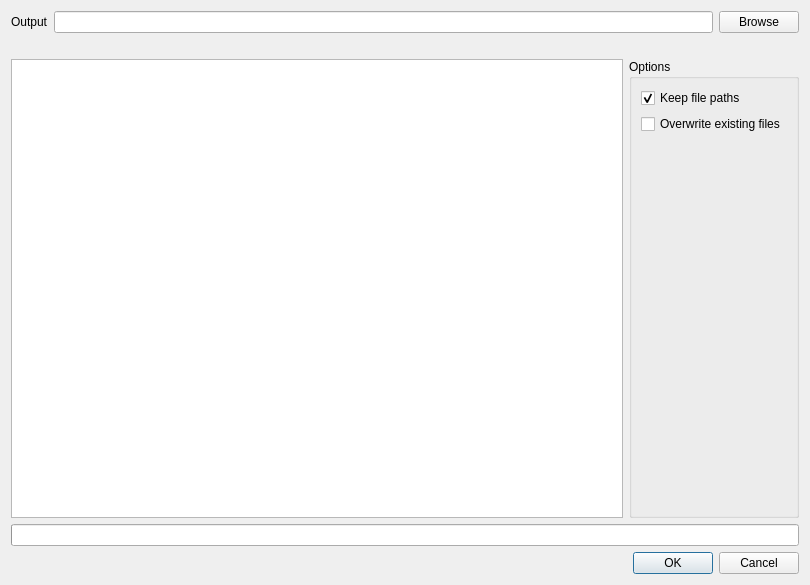
<?xml version="1.0" encoding="UTF-8"?>
<ui version="4.0">
 <class>FileExtractDialog</class>
 <widget class="QDialog" name="FileExtractDialog">
  <property name="windowModality">
   <enum>Qt::ApplicationModal</enum>
  </property>
  <property name="geometry">
   <rect>
    <x>0</x>
    <y>0</y>
    <width>810</width>
    <height>585</height>
   </rect>
  </property>
  <property name="windowTitle">
   <string>Dialog</string>
  </property>
  <property name="modal">
   <bool>true</bool>
  </property>
  <layout class="QVBoxLayout" name="verticalLayout">
   <item>
    <layout class="QHBoxLayout" name="horizontalLayout">
     <item>
      <widget class="QLabel" name="labelOutput">
       <property name="text">
        <string>Output</string>
       </property>
      </widget>
     </item>
     <item>
      <widget class="QLineEdit" name="destinationFolderPath">
       <property name="readOnly">
        <bool>true</bool>
       </property>
      </widget>
     </item>
     <item>
      <widget class="QPushButton" name="browseButton">
       <property name="text">
        <string>Browse</string>
       </property>
      </widget>
     </item>
    </layout>
   </item>
   <item>
    <widget class="QLabel" name="labelTask">
     <property name="frameShape">
      <enum>QFrame::NoFrame</enum>
     </property>
     <property name="text">
      <string/>
     </property>
    </widget>
   </item>
   <item>
    <layout class="QHBoxLayout" name="horizontalLayout_2">
     <item>
      <widget class="QTableView" name="tableFileQueue">
       <property name="editTriggers">
        <set>QAbstractItemView::NoEditTriggers</set>
       </property>
       <property name="gridStyle">
        <enum>Qt::NoPen</enum>
       </property>
       <attribute name="horizontalHeaderVisible">
        <bool>true</bool>
       </attribute>
       <attribute name="verticalHeaderVisible">
        <bool>false</bool>
       </attribute>
       <attribute name="verticalHeaderMinimumSectionSize">
        <number>22</number>
       </attribute>
       <attribute name="verticalHeaderDefaultSectionSize">
        <number>22</number>
       </attribute>
      </widget>
     </item>
     <item>
      <widget class="QGroupBox" name="groupBox">
       <property name="minimumSize">
        <size>
         <width>170</width>
         <height>0</height>
        </size>
       </property>
       <property name="title">
        <string>Options</string>
       </property>
       <layout class="QVBoxLayout" name="verticalLayout_2">
        <item>
         <widget class="QCheckBox" name="checkBoxFilepaths">
          <property name="text">
           <string>Keep file paths</string>
          </property>
          <property name="checked">
           <bool>true</bool>
          </property>
         </widget>
        </item>
        <item>
         <widget class="QCheckBox" name="checkBoxOverwrite">
          <property name="text">
           <string>Overwrite existing files</string>
          </property>
         </widget>
        </item>
        <item>
         <spacer name="verticalSpacer">
          <property name="orientation">
           <enum>Qt::Vertical</enum>
          </property>
          <property name="sizeHint" stdset="0">
           <size>
            <width>20</width>
            <height>40</height>
           </size>
          </property>
         </spacer>
        </item>
       </layout>
      </widget>
     </item>
    </layout>
   </item>
   <item>
    <widget class="QProgressBar" name="progressBar">
     <property name="value">
      <number>0</number>
     </property>
     <property name="textVisible">
      <bool>false</bool>
     </property>
    </widget>
   </item>
   <item>
    <layout class="QHBoxLayout" name="horizontalLayout_3">
     <item>
      <widget class="QLabel" name="labelProgress">
       <property name="text">
        <string/>
       </property>
      </widget>
     </item>
     <item>
      <widget class="QDialogButtonBox" name="buttonBox">
       <property name="orientation">
        <enum>Qt::Horizontal</enum>
       </property>
       <property name="standardButtons">
        <set>QDialogButtonBox::Cancel|QDialogButtonBox::Ok</set>
       </property>
       <property name="centerButtons">
        <bool>false</bool>
       </property>
      </widget>
     </item>
    </layout>
   </item>
  </layout>
 </widget>
 <resources/>
 <connections>
  <connection>
   <sender>buttonBox</sender>
   <signal>accepted()</signal>
   <receiver>FileExtractDialog</receiver>
   <slot>accept()</slot>
   <hints>
    <hint type="sourcelabel">
     <x>248</x>
     <y>254</y>
    </hint>
    <hint type="destinationlabel">
     <x>157</x>
     <y>274</y>
    </hint>
   </hints>
  </connection>
  <connection>
   <sender>buttonBox</sender>
   <signal>rejected()</signal>
   <receiver>FileExtractDialog</receiver>
   <slot>reject()</slot>
   <hints>
    <hint type="sourcelabel">
     <x>316</x>
     <y>260</y>
    </hint>
    <hint type="destinationlabel">
     <x>286</x>
     <y>274</y>
    </hint>
   </hints>
  </connection>
 </connections>
</ui>
